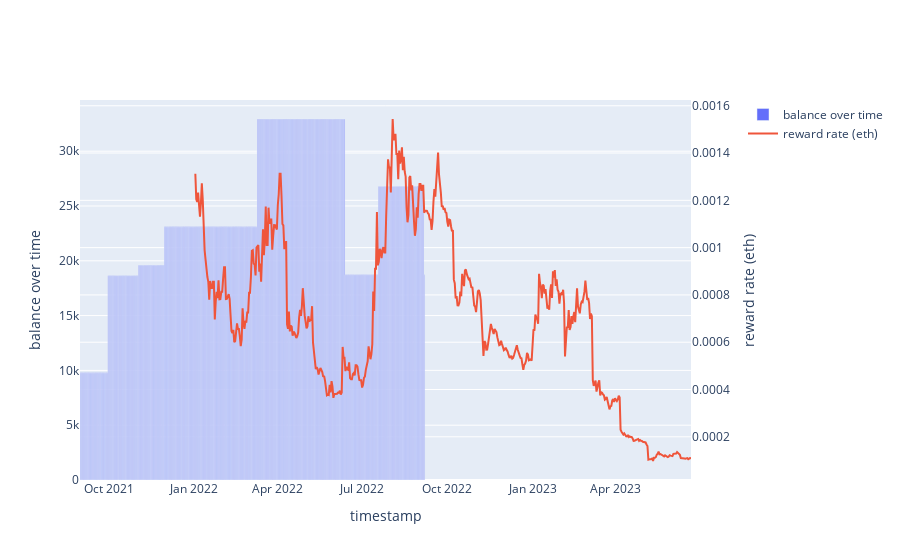
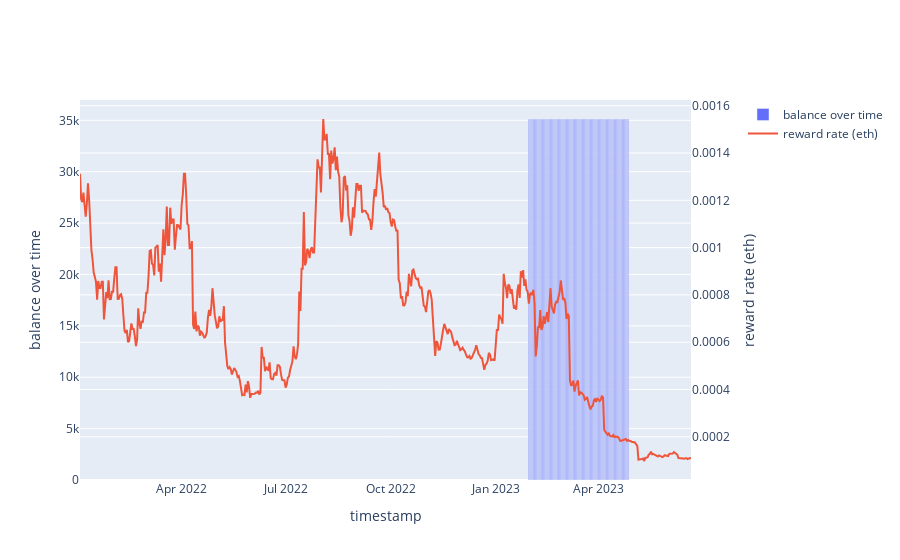
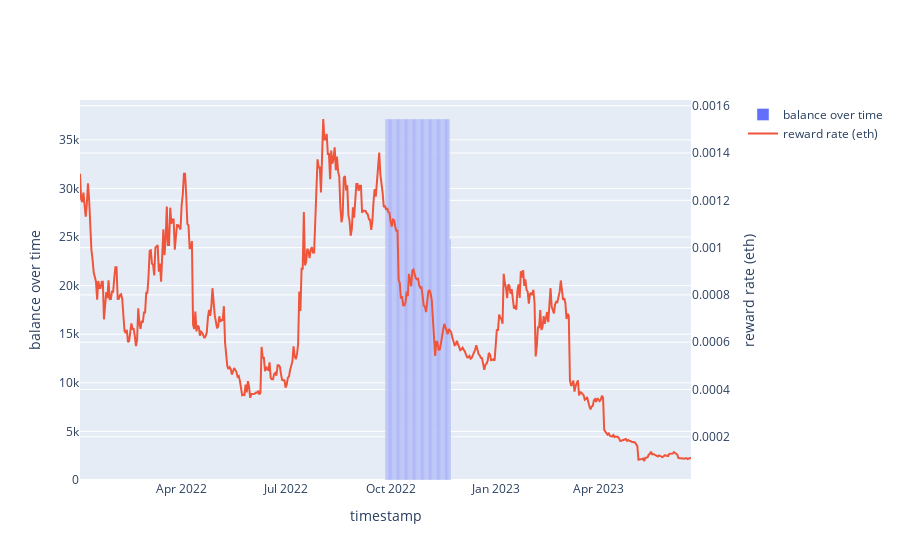
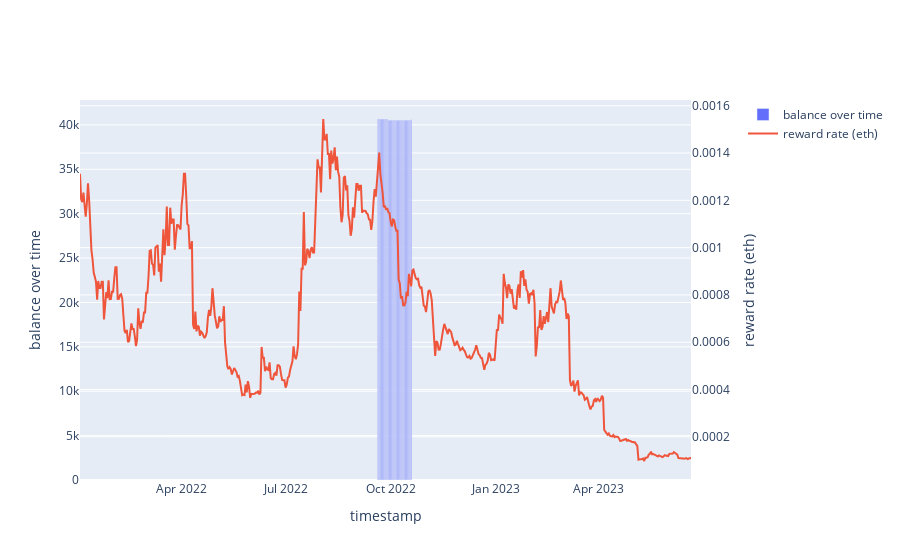

These figures' notebook cell, in order:
### Code cell
# the actual graph of whale balance over time vs. reward rate 
import plotly.graph_objects as go 
from plotly.subplots import make_subplots

# first get balances after 2022
transactions_after_2022 = transfer_df_filtered[transfer_df_filtered['timestamp'] > '2022-01-01']
# then select the top 21 whales
top_21_whales  = transactions_after_2022.groupby('user')[['cumsol_col']].max().sort_values('cumsol_col').tail(21)

for whale in top_21_whales.index:
    print(whale)
    largest_whale = transfer_df_filtered[transfer_df_filtered['user'] == whale]
    largest_whale['date'] = pd.to_datetime(largest_whale['timestamp'].dt.date)

    # to avoid duplicate days, we want the balance over time of 
    largest_whale = largest_whale.groupby('date')[['cumsol_col']].last()
    # resample here reindexes by day and then forward fills the values 
    largest_whale = largest_whale[['cumsol_col']].resample('D').ffill()
    
    fig = make_subplots(specs=[[{"secondary_y": True}]])
    fig.add_trace(
    go.Bar(x=largest_whale.index, y=largest_whale['cumsol_col'].ffill(), name='balance over time'),
    secondary_y=False,
    )
    fig.add_trace(
    go.Scatter(x=stETH_ETH_incentive_rewards_df.index, y=stETH_ETH_incentive_rewards_df['reward_rate_eth'], name='reward rate (eth)'),
    secondary_y=True, 
    )

    fig.update_xaxes(title_text='timestamp')
    fig.update_yaxes(title_text='balance over time', secondary_y=False)
    fig.update_yaxes(title_text='reward rate (eth)', secondary_y=True)
    fig.show()

### Figure 1 — Plotly figure (JSON) as saved in the notebook; plotly's stock layout.template omitted (floating-point values rounded to 4 significant figures; data arrays with more than 128 entries replaced by an {"elided": "..."} marker saying what was removed)
{"data": [{"name": "balance over time", "type": "bar", "x": {"elided": "372 str values"}, "xaxis": "x", "y": {"elided": "372 float values"}, "yaxis": "y"}, {"name": "reward rate (eth)", "type": "scatter", "x": {"elided": "536 str values"}, "xaxis": "x", "y": {"elided": "536 float values"}, "yaxis": "y2"}], "layout": {"xaxis": {"anchor": "y", "domain": [0, 0.94], "title": {"text": "timestamp"}}, "yaxis": {"anchor": "x", "domain": [0, 1], "title": {"text": "balance over time"}}, "yaxis2": {"anchor": "x", "overlaying": "y", "side": "right", "title": {"text": "reward rate (eth)"}}}}

### Figure 2 — Plotly figure (JSON) as saved in the notebook; plotly's stock layout.template omitted (floating-point values rounded to 4 significant figures; data arrays with more than 128 entries replaced by an {"elided": "..."} marker saying what was removed)
{"data": [{"name": "balance over time", "type": "bar", "x": ["2023-01-30T00:00:00", "2023-01-31T00:00:00", "2023-02-01T00:00:00", "2023-02-02T00:00:00", "2023-02-03T00:00:00", "2023-02-04T00:00:00", "2023-02-05T00:00:00", "2023-02-06T00:00:00", "2023-02-07T00:00:00", "2023-02-08T00:00:00", "2023-02-09T00:00:00", "2023-02-10T00:00:00", "2023-02-11T00:00:00", "2023-02-12T00:00:00", "2023-02-13T00:00:00", "2023-02-14T00:00:00", "2023-02-15T00:00:00", "2023-02-16T00:00:00", "2023-02-17T00:00:00", "2023-02-18T00:00:00", "2023-02-19T00:00:00", "2023-02-20T00:00:00", "2023-02-21T00:00:00", "2023-02-22T00:00:00", "2023-02-23T00:00:00", "2023-02-24T00:00:00", "2023-02-25T00:00:00", "2023-02-26T00:00:00", "2023-02-27T00:00:00", "2023-02-28T00:00:00", "2023-03-01T00:00:00", "2023-03-02T00:00:00", "2023-03-03T00:00:00", "2023-03-04T00:00:00", "2023-03-05T00:00:00", "2023-03-06T00:00:00", "2023-03-07T00:00:00", "2023-03-08T00:00:00", "2023-03-09T00:00:00", "2023-03-10T00:00:00", "2023-03-11T00:00:00", "2023-03-12T00:00:00", "2023-03-13T00:00:00", "2023-03-14T00:00:00", "2023-03-15T00:00:00", "2023-03-16T00:00:00", "2023-03-17T00:00:00", "2023-03-18T00:00:00", "2023-03-19T00:00:00", "2023-03-20T00:00:00", "2023-03-21T00:00:00", "2023-03-22T00:00:00", "2023-03-23T00:00:00", "2023-03-24T00:00:00", "2023-03-25T00:00:00", "2023-03-26T00:00:00", "2023-03-27T00:00:00", "2023-03-28T00:00:00", "2023-03-29T00:00:00", "2023-03-30T00:00:00", "2023-03-31T00:00:00", "2023-04-01T00:00:00", "2023-04-02T00:00:00", "2023-04-03T00:00:00", "2023-04-04T00:00:00", "2023-04-05T00:00:00", "2023-04-06T00:00:00", "2023-04-07T00:00:00", "2023-04-08T00:00:00", "2023-04-09T00:00:00", "2023-04-10T00:00:00", "2023-04-11T00:00:00", "2023-04-12T00:00:00", "2023-04-13T00:00:00", "2023-04-14T00:00:00", "2023-04-15T00:00:00", "2023-04-16T00:00:00", "2023-04-17T00:00:00", "2023-04-18T00:00:00", "2023-04-19T00:00:00", "2023-04-20T00:00:00", "2023-04-21T00:00:00", "2023-04-22T00:00:00", "2023-04-23T00:00:00", "2023-04-24T00:00:00", "2023-04-25T00:00:00", "2023-04-26T00:00:00", "2023-04-27T00:00:00", "2023-04-28T00:00:00"], "xaxis": "x", "y": [35130.0, 35130.0, 35130.0, 35130.0, 35130.0, 35130.0, 35130.0, 35130.0, 35130.0, 35130.0, 35130.0, 35130.0, 35130.0, 35130.0, 35130.0, 35130.0, 35130.0, 35130.0, 35130.0, 35130.0, 35130.0, 35130.0, 35130.0, 35130.0, 35130.0, 35130.0, 35130.0, 35130.0, 35130.0, 35130.0, 35130.0, 35130.0, 35130.0, 35130.0, 35130.0, 35130.0, 35130.0, 35130.0, 35130.0, 35130.0, 35130.0, 35130.0, 35130.0, 35130.0, 35130.0, 35130.0, 35130.0, 35130.0, 35130.0, 35130.0, 35130.0, 35130.0, 35130.0, 35130.0, 35130.0, 35130.0, 35130.0, 35130.0, 35130.0, 35130.0, 35130.0, 35130.0, 35130.0, 35130.0, 35130.0, 35130.0, 35130.0, 35130.0, 35130.0, 35130.0, 35130.0, 35130.0, 35130.0, 35130.0, 35130.0, 35130.0, 35130.0, 35130.0, 35130.0, 35130.0, 35130.0, 35130.0, 35130.0, 35130.0, 35130.0, 35130.0, 35130.0, 35130.0, 0], "yaxis": "y"}, {"name": "reward rate (eth)", "type": "scatter", "x": {"elided": "536 str values"}, "xaxis": "x", "y": {"elided": "536 float values"}, "yaxis": "y2"}], "layout": {"xaxis": {"anchor": "y", "domain": [0, 0.94], "title": {"text": "timestamp"}}, "yaxis": {"anchor": "x", "domain": [0, 1], "title": {"text": "balance over time"}}, "yaxis2": {"anchor": "x", "overlaying": "y", "side": "right", "title": {"text": "reward rate (eth)"}}}}

### Figure 3 — Plotly figure (JSON) as saved in the notebook; plotly's stock layout.template omitted (floating-point values rounded to 4 significant figures; data arrays with more than 128 entries replaced by an {"elided": "..."} marker saying what was removed)
{"data": [{"name": "balance over time", "type": "bar", "x": ["2022-09-27T00:00:00", "2022-09-28T00:00:00", "2022-09-29T00:00:00", "2022-09-30T00:00:00", "2022-10-01T00:00:00", "2022-10-02T00:00:00", "2022-10-03T00:00:00", "2022-10-04T00:00:00", "2022-10-05T00:00:00", "2022-10-06T00:00:00", "2022-10-07T00:00:00", "2022-10-08T00:00:00", "2022-10-09T00:00:00", "2022-10-10T00:00:00", "2022-10-11T00:00:00", "2022-10-12T00:00:00", "2022-10-13T00:00:00", "2022-10-14T00:00:00", "2022-10-15T00:00:00", "2022-10-16T00:00:00", "2022-10-17T00:00:00", "2022-10-18T00:00:00", "2022-10-19T00:00:00", "2022-10-20T00:00:00", "2022-10-21T00:00:00", "2022-10-22T00:00:00", "2022-10-23T00:00:00", "2022-10-24T00:00:00", "2022-10-25T00:00:00", "2022-10-26T00:00:00", "2022-10-27T00:00:00", "2022-10-28T00:00:00", "2022-10-29T00:00:00", "2022-10-30T00:00:00", "2022-10-31T00:00:00", "2022-11-01T00:00:00", "2022-11-02T00:00:00", "2022-11-03T00:00:00", "2022-11-04T00:00:00", "2022-11-05T00:00:00", "2022-11-06T00:00:00", "2022-11-07T00:00:00", "2022-11-08T00:00:00", "2022-11-09T00:00:00", "2022-11-10T00:00:00", "2022-11-11T00:00:00", "2022-11-12T00:00:00", "2022-11-13T00:00:00", "2022-11-14T00:00:00", "2022-11-15T00:00:00", "2022-11-16T00:00:00", "2022-11-17T00:00:00", "2022-11-18T00:00:00", "2022-11-19T00:00:00", "2022-11-20T00:00:00", "2022-11-21T00:00:00", "2022-11-22T00:00:00", "2022-11-23T00:00:00"], "xaxis": "x", "y": [37140.0, 37140.0, 37140.0, 37140.0, 37140.0, 37140.0, 37140.0, 37140.0, 37140.0, 37140.0, 37140.0, 37140.0, 37140.0, 37140.0, 37140.0, 37140.0, 37140.0, 37140.0, 37140.0, 37140.0, 37140.0, 37140.0, 37140.0, 37140.0, 37140.0, 37140.0, 37140.0, 37140.0, 37140.0, 37140.0, 37140.0, 37140.0, 37140.0, 37140.0, 37140.0, 37140.0, 37140.0, 37140.0, 37140.0, 37140.0, 37140.0, 37140.0, 37140.0, 37140.0, 37140.0, 37140.0, 37140.0, 37140.0, 37140.0, 37140.0, 37140.0, 37140.0, 37140.0, 37140.0, 37140.0, 37140.0, 24760.0, 3.638e-12], "yaxis": "y"}, {"name": "reward rate (eth)", "type": "scatter", "x": {"elided": "536 str values"}, "xaxis": "x", "y": {"elided": "536 float values"}, "yaxis": "y2"}], "layout": {"xaxis": {"anchor": "y", "domain": [0, 0.94], "title": {"text": "timestamp"}}, "yaxis": {"anchor": "x", "domain": [0, 1], "title": {"text": "balance over time"}}, "yaxis2": {"anchor": "x", "overlaying": "y", "side": "right", "title": {"text": "reward rate (eth)"}}}}

### Figure 4 — Plotly figure (JSON) as saved in the notebook; plotly's stock layout.template omitted (floating-point values rounded to 4 significant figures; data arrays with more than 128 entries replaced by an {"elided": "..."} marker saying what was removed)
{"data": [{"name": "balance over time", "type": "bar", "x": ["2022-09-20T00:00:00", "2022-09-21T00:00:00", "2022-09-22T00:00:00", "2022-09-23T00:00:00", "2022-09-24T00:00:00", "2022-09-25T00:00:00", "2022-09-26T00:00:00", "2022-09-27T00:00:00", "2022-09-28T00:00:00", "2022-09-29T00:00:00", "2022-09-30T00:00:00", "2022-10-01T00:00:00", "2022-10-02T00:00:00", "2022-10-03T00:00:00", "2022-10-04T00:00:00", "2022-10-05T00:00:00", "2022-10-06T00:00:00", "2022-10-07T00:00:00", "2022-10-08T00:00:00", "2022-10-09T00:00:00", "2022-10-10T00:00:00", "2022-10-11T00:00:00", "2022-10-12T00:00:00", "2022-10-13T00:00:00", "2022-10-14T00:00:00", "2022-10-15T00:00:00", "2022-10-16T00:00:00", "2022-10-17T00:00:00", "2022-10-18T00:00:00", "2022-10-19T00:00:00"], "xaxis": "x", "y": [40650.0, 40650.0, 40650.0, 40660.0, 40660.0, 40660.0, 40660.0, 40660.0, 40660.0, 40530.0, 40530.0, 40530.0, 40530.0, 40530.0, 40530.0, 40530.0, 40530.0, 40530.0, 40530.0, 40530.0, 40530.0, 40530.0, 40530.0, 40530.0, 40530.0, 40530.0, 40530.0, 40530.0, 40530.0, 40580.0], "yaxis": "y"}, {"name": "reward rate (eth)", "type": "scatter", "x": {"elided": "536 str values"}, "xaxis": "x", "y": {"elided": "536 float values"}, "yaxis": "y2"}], "layout": {"xaxis": {"anchor": "y", "domain": [0, 0.94], "title": {"text": "timestamp"}}, "yaxis": {"anchor": "x", "domain": [0, 1], "title": {"text": "balance over time"}}, "yaxis2": {"anchor": "x", "overlaying": "y", "side": "right", "title": {"text": "reward rate (eth)"}}}}
